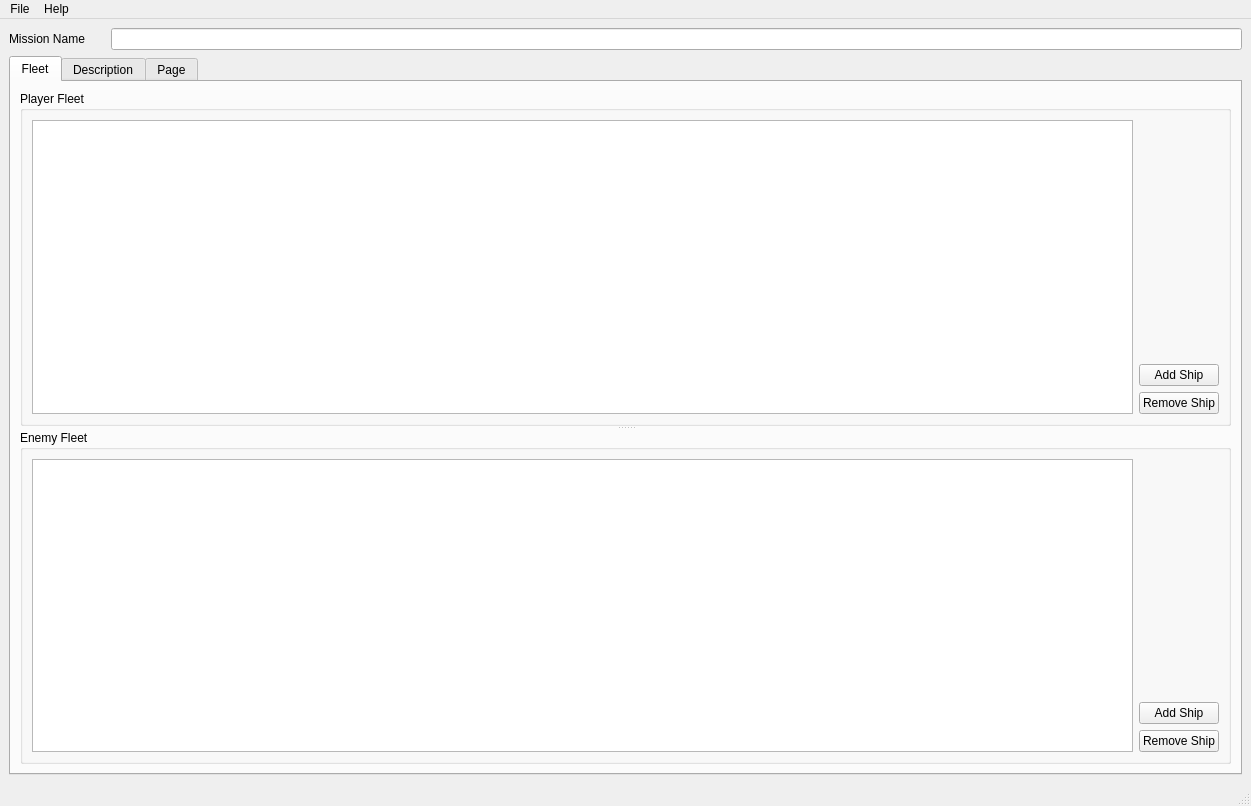
<?xml version="1.0" encoding="UTF-8"?>
<ui version="4.0">
 <class>MainWindow</class>
 <widget class="QMainWindow" name="MainWindow">
  <property name="geometry">
   <rect>
    <x>0</x>
    <y>0</y>
    <width>1251</width>
    <height>806</height>
   </rect>
  </property>
  <property name="sizePolicy">
   <sizepolicy hsizetype="Expanding" vsizetype="Preferred">
    <horstretch>0</horstretch>
    <verstretch>0</verstretch>
   </sizepolicy>
  </property>
  <property name="windowTitle">
   <string>Starfarer Configurator</string>
  </property>
  <widget class="QWidget" name="centralwidget">
   <layout class="QVBoxLayout" name="verticalLayout">
    <item>
     <layout class="QHBoxLayout" name="horizontalLayout">
      <property name="sizeConstraint">
       <enum>QLayout::SetDefaultConstraint</enum>
      </property>
      <item>
       <widget class="QLabel" name="missionNameLabel">
        <property name="text">
         <string>Mission Name</string>
        </property>
       </widget>
      </item>
      <item>
       <spacer name="horizontalSpacer">
        <property name="orientation">
         <enum>Qt::Horizontal</enum>
        </property>
        <property name="sizeType">
         <enum>QSizePolicy::Fixed</enum>
        </property>
        <property name="sizeHint" stdset="0">
         <size>
          <width>20</width>
          <height>20</height>
         </size>
        </property>
       </spacer>
      </item>
      <item>
       <widget class="QLineEdit" name="missionNameEdit"/>
      </item>
     </layout>
    </item>
    <item>
     <widget class="QTabWidget" name="tabWidget">
      <property name="currentIndex">
       <number>0</number>
      </property>
      <widget class="QWidget" name="fleetTab">
       <attribute name="title">
        <string>Fleet</string>
       </attribute>
       <layout class="QVBoxLayout" name="verticalLayout_2">
        <item>
         <widget class="QSplitter" name="splitter">
          <property name="orientation">
           <enum>Qt::Vertical</enum>
          </property>
          <widget class="QGroupBox" name="playerFleetGroup">
           <property name="sizePolicy">
            <sizepolicy hsizetype="Expanding" vsizetype="Expanding">
             <horstretch>0</horstretch>
             <verstretch>0</verstretch>
            </sizepolicy>
           </property>
           <property name="title">
            <string>Player Fleet</string>
           </property>
           <layout class="QHBoxLayout" name="horizontalLayout_2">
            <item>
             <widget class="QTableView" name="playerShips">
              <property name="iconSize">
               <size>
                <width>200</width>
                <height>200</height>
               </size>
              </property>
              <property name="verticalScrollMode">
               <enum>QAbstractItemView::ScrollPerPixel</enum>
              </property>
              <property name="horizontalScrollMode">
               <enum>QAbstractItemView::ScrollPerPixel</enum>
              </property>
              <property name="sortingEnabled">
               <bool>true</bool>
              </property>
              <attribute name="horizontalHeaderVisible">
               <bool>false</bool>
              </attribute>
              <attribute name="horizontalHeaderMinimumSectionSize">
               <number>90</number>
              </attribute>
              <attribute name="verticalHeaderShowSortIndicator" stdset="0">
               <bool>false</bool>
              </attribute>
             </widget>
            </item>
            <item>
             <layout class="QVBoxLayout" name="verticalLayout_4">
              <item>
               <spacer name="verticalSpacer">
                <property name="orientation">
                 <enum>Qt::Vertical</enum>
                </property>
                <property name="sizeHint" stdset="0">
                 <size>
                  <width>20</width>
                  <height>40</height>
                 </size>
                </property>
               </spacer>
              </item>
              <item>
               <widget class="QPushButton" name="addPlayerShipButton">
                <property name="text">
                 <string>Add Ship</string>
                </property>
               </widget>
              </item>
              <item>
               <widget class="QPushButton" name="removePlayerShipButton">
                <property name="text">
                 <string>Remove Ship</string>
                </property>
               </widget>
              </item>
             </layout>
            </item>
           </layout>
          </widget>
          <widget class="QGroupBox" name="enemyFleetGroup">
           <property name="sizePolicy">
            <sizepolicy hsizetype="Expanding" vsizetype="Expanding">
             <horstretch>0</horstretch>
             <verstretch>0</verstretch>
            </sizepolicy>
           </property>
           <property name="title">
            <string>Enemy Fleet</string>
           </property>
           <layout class="QHBoxLayout" name="horizontalLayout_3">
            <item>
             <widget class="QTableView" name="enemyShips">
              <property name="iconSize">
               <size>
                <width>200</width>
                <height>200</height>
               </size>
              </property>
              <property name="verticalScrollMode">
               <enum>QAbstractItemView::ScrollPerPixel</enum>
              </property>
              <property name="horizontalScrollMode">
               <enum>QAbstractItemView::ScrollPerPixel</enum>
              </property>
              <property name="sortingEnabled">
               <bool>true</bool>
              </property>
              <attribute name="horizontalHeaderVisible">
               <bool>false</bool>
              </attribute>
              <attribute name="horizontalHeaderMinimumSectionSize">
               <number>90</number>
              </attribute>
              <attribute name="verticalHeaderShowSortIndicator" stdset="0">
               <bool>false</bool>
              </attribute>
             </widget>
            </item>
            <item>
             <layout class="QVBoxLayout" name="verticalLayout_5">
              <item>
               <spacer name="verticalSpacer_2">
                <property name="orientation">
                 <enum>Qt::Vertical</enum>
                </property>
                <property name="sizeHint" stdset="0">
                 <size>
                  <width>20</width>
                  <height>40</height>
                 </size>
                </property>
               </spacer>
              </item>
              <item>
               <widget class="QPushButton" name="addEnemyShipButton">
                <property name="text">
                 <string>Add Ship</string>
                </property>
               </widget>
              </item>
              <item>
               <widget class="QPushButton" name="removeEnemyShipButton">
                <property name="text">
                 <string>Remove Ship</string>
                </property>
               </widget>
              </item>
             </layout>
            </item>
           </layout>
          </widget>
         </widget>
        </item>
       </layout>
      </widget>
      <widget class="QWidget" name="tab">
       <attribute name="title">
        <string>Description</string>
       </attribute>
       <widget class="QTextEdit" name="textEdit">
        <property name="geometry">
         <rect>
          <x>100</x>
          <y>70</y>
          <width>256</width>
          <height>192</height>
         </rect>
        </property>
       </widget>
      </widget>
      <widget class="QWidget" name="tab_2">
       <attribute name="title">
        <string>Page</string>
       </attribute>
      </widget>
     </widget>
    </item>
   </layout>
  </widget>
  <widget class="QMenuBar" name="menubar">
   <property name="geometry">
    <rect>
     <x>0</x>
     <y>0</y>
     <width>1251</width>
     <height>26</height>
    </rect>
   </property>
   <widget class="QMenu" name="menuFile">
    <property name="title">
     <string>File</string>
    </property>
    <addaction name="actionLoad_Mission"/>
    <addaction name="actionSave_Mission"/>
    <addaction name="actionQuit"/>
   </widget>
   <widget class="QMenu" name="menuHelp">
    <property name="title">
     <string>Help</string>
    </property>
    <addaction name="actionAbout"/>
   </widget>
   <addaction name="menuFile"/>
   <addaction name="menuHelp"/>
  </widget>
  <widget class="QStatusBar" name="statusbar"/>
  <action name="actionQuit">
   <property name="text">
    <string>Quit</string>
   </property>
  </action>
  <action name="actionAbout">
   <property name="text">
    <string>About</string>
   </property>
  </action>
  <action name="actionLoad_Mission">
   <property name="text">
    <string>Load Mission</string>
   </property>
  </action>
  <action name="actionSave_Mission">
   <property name="text">
    <string>Save Mission</string>
   </property>
  </action>
 </widget>
 <resources/>
 <connections>
  <connection>
   <sender>actionQuit</sender>
   <signal>triggered()</signal>
   <receiver>MainWindow</receiver>
   <slot>close()</slot>
   <hints>
    <hint type="sourcelabel">
     <x>-1</x>
     <y>-1</y>
    </hint>
    <hint type="destinationlabel">
     <x>347</x>
     <y>270</y>
    </hint>
   </hints>
  </connection>
 </connections>
</ui>
